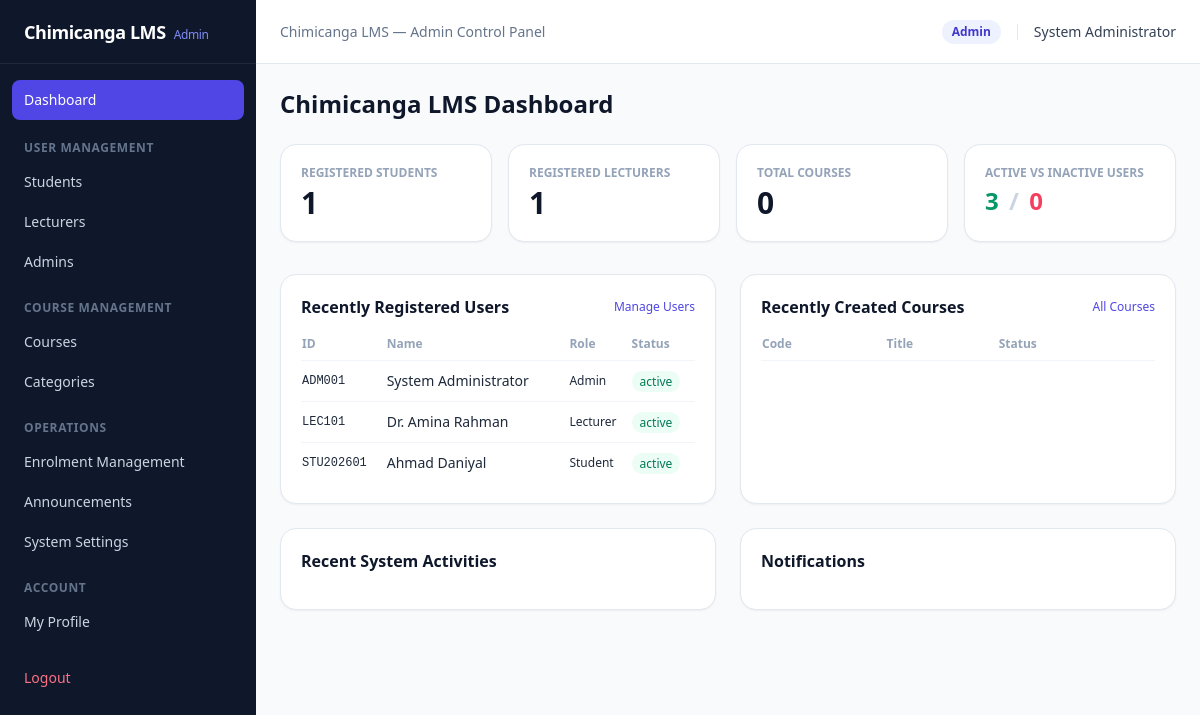
Page /admin/dashboard.php (signed in) on the committed database.
### tables this page shows
CREATE TABLE `system_settings` (
  `setting_key` VARCHAR(60) PRIMARY KEY,
  `setting_value` TEXT NOT NULL,
  `updated_at` TIMESTAMP DEFAULT CURRENT_TIMESTAMP ON UPDATE CURRENT_TIMESTAMP
);

CREATE TABLE `users` (
  `user_id` INT UNSIGNED AUTO_INCREMENT PRIMARY KEY,
  `staff_student_id` VARCHAR(30) NOT NULL UNIQUE,
  `full_name` VARCHAR(120) NOT NULL,
  `email` VARCHAR(150) NOT NULL UNIQUE,
  `password_hash` VARCHAR(255) NOT NULL,
  `role` ENUM('admin', 'lecturer', 'student') NOT NULL DEFAULT 'student',
  `department` VARCHAR(100) NULL,
  `phone` VARCHAR(30) NULL,
  `profile_photo` VARCHAR(255) NULL,
  `status` ENUM('active', 'inactive') NOT NULL DEFAULT 'active',
  `must_change_password` TINYINT(1) NOT NULL DEFAULT 0,
  `created_at` TIMESTAMP DEFAULT CURRENT_TIMESTAMP
);

### includes/auth_guard.php (called while the page is built, shortened)
<?php
require_once __DIR__ . '/../config/db.php';
$isInSubfolder = (basename(dirname($_SERVER['SCRIPT_FILENAME'])) === 'admin' || basename(dirname($_SERVER['SCRIPT_FILENAME'])) === 'actions');
$basePrefix = $isInSubfolder ? '../' : '';
$stmt = $pdo->prepare("SELECT * FROM users WHERE user_id = ? AND status = 'active'");
$stmt->execute([$_SESSION['user_id']]);
$currentUser = $stmt->fetch();
$lmsName = getSetting($pdo, 'lms_name', 'Chimicanga LMS');
function getRoleHome(string $role, string $prefix = ''): string {
    return match ($role) {
        'admin'    => "{$prefix}admin/dashboard.php",
        'lecturer' => "{$prefix}index.php",
        default    => "{$prefix}index.php",
    };
}

### config/db.php (called while the page is built, shortened)
<?php
function getSetting(PDO $pdo, string $key, string $default = ''): string {
    $stmt = $pdo->prepare("SELECT setting_value FROM system_settings WHERE setting_key = ?");
    $stmt->execute([$key]);
    $val = $stmt->fetchColumn();
    return $val !== false ? (string)$val : $default;
}

### admin/dashboard.php (the view, shortened to what this page needs)
<?php
require_once __DIR__ . '/../includes/header.php';
$totalStudents  = (int) $pdo->query("SELECT COUNT(*) FROM users WHERE role = 'student'")->fetchColumn();
$totalLecturers = (int) $pdo->query("SELECT COUNT(*) FROM users WHERE role = 'lecturer'")->fetchColumn();
$totalCourses   = (int) $pdo->query("SELECT COUNT(*) FROM courses")->fetchColumn();
$activeUsers    = (int) $pdo->query("SELECT COUNT(*) FROM users WHERE status = 'active'")->fetchColumn();
$inactiveUsers  = (int) $pdo->query("SELECT COUNT(*) FROM users WHERE status = 'inactive'")->fetchColumn();
$recentUsers   = $pdo->query("SELECT staff_student_id, full_name, role, status, created_at FROM users ORDER BY created_at DESC LIMIT 5")->fetchAll();
?>
<h1 class="text-2xl font-bold text-slate-900 mb-6"><?= htmlspecialchars($lmsName) ?> Dashboard</h1>
<div class="grid grid-cols-1 sm:grid-cols-2 lg:grid-cols-4 gap-4 mb-8">
    <div class="bg-white p-5 rounded-2xl border border-slate-200 shadow-sm">
        <div class="text-xs font-semibold uppercase text-slate-400">Registered Students</div>
        <div class="text-3xl font-bold text-slate-900 mt-1"><?= $totalStudents ?></div>
    </div>
    <div class="bg-white p-5 rounded-2xl border border-slate-200 shadow-sm">
        <div class="text-xs font-semibold uppercase text-slate-400">Registered Lecturers</div>
        <div class="text-3xl font-bold text-slate-900 mt-1"><?= $totalLecturers ?></div>
    </div>
    <div class="bg-white p-5 rounded-2xl border border-slate-200 shadow-sm">
        <div class="text-xs font-semibold uppercase text-slate-400">Total Courses</div>
        <div class="text-3xl font-bold text-slate-900 mt-1"><?= $totalCourses ?></div>
    </div>
    <div class="bg-white p-5 rounded-2xl border border-slate-200 shadow-sm">
        <div class="text-xs font-semibold uppercase text-slate-400">Active vs Inactive Users</div>
        <div class="text-2xl font-bold mt-1">
            <span class="text-emerald-600"><?= $activeUsers ?></span>
            <span class="text-slate-300 mx-1">/</span>
            <span class="text-rose-500"><?= $inactiveUsers ?></span>
        </div>
    </div>
</div>
<div class="grid grid-cols-1 lg:grid-cols-2 gap-6 mb-6">
    <div class="bg-white rounded-2xl border border-slate-200 p-5 shadow-sm">
        <div class="flex justify-between items-center mb-4">
            <h2 class="text-base font-bold text-slate-900">Recently Registered Users</h2>
            <a href="students.php" class="text-xs text-indigo-600 hover:underline">Manage Users</a>
        </div>
        <table class="w-full text-left text-sm">
            <thead>
                <tr class="border-b border-slate-100 text-xs text-slate-400">
                    <th class="pb-2">ID</th>
                    <th class="pb-2">Name</th>
                    <th class="pb-2">Role</th>
                    <th class="pb-2">Status</th>
                </tr>
            </thead>
            <tbody class="divide-y divide-slate-100">
                <?php foreach ($recentUsers as $u): ?>
                    <tr>
                        <td class="py-2.5 font-mono text-xs"><?= htmlspecialchars($u['staff_student_id']) ?></td>
                        <td class="py-2.5 font-medium"><?= htmlspecialchars($u['full_name']) ?></td>
                        <td class="py-2.5 capitalize text-xs"><?= htmlspecialchars($u['role']) ?></td>
                        <td class="py-2.5">
                            <span class="px-2 py-0.5 rounded-full text-xs font-medium <?= $u['status'] === 'active' ? 'bg-emerald-50 text-emerald-700' : 'bg-rose-50 text-rose-700' ?>">
                                <?= htmlspecialchars($u['status']) ?>
                            </span>
                        </td>
                    </tr>
                <?php endforeach; ?>
            </tbody>
        </table>
    </div>
    <div class="bg-white rounded-2xl border border-slate-200 p-5 shadow-sm">
        <div class="flex justify-between items-center mb-4">
            <h2 class="text-base font-bold text-slate-900">Recently Created Courses</h2>
            <a href="courses.php" class="text-xs text-indigo-600 hover:underline">All Courses</a>
        </div>
        <table class="w-full text-left text-sm">
            <thead>
                <tr class="border-b border-slate-100 text-xs text-slate-400">
                    <th class="pb-2">Code</th>
                    <th class="pb-2">Title</th>
                    <th class="pb-2">Status</th>
                </tr>
            </thead>
        </table>
    </div>
</div>
<div class="grid grid-cols-1 lg:grid-cols-2 gap-6" id="notifications">
    <div class="bg-white rounded-2xl border border-slate-200 p-5 shadow-sm">
        <h2 class="text-base font-bold text-slate-900 mb-4">Recent System Activities</h2>
    </div>
    <div class="bg-white rounded-2xl border border-slate-200 p-5 shadow-sm">
        <h2 class="text-base font-bold text-slate-900 mb-4">Notifications</h2>
    </div>
</div>
<?php require_once __DIR__ . '/../includes/footer.php'; ?>

### includes/header.php (shortened to what this page needs)
<?php
require_once __DIR__ . '/auth_guard.php';
$currentPage = basename($_SERVER['PHP_SELF']);
$role = $currentUser['role'];
?>
<!DOCTYPE html>
<html lang="en">
<head>
    <script src="https://cdn.tailwindcss.com"></script>
</head>
<body class="bg-slate-50 text-slate-800 min-h-screen flex">
<aside class="w-64 bg-slate-900 text-slate-300 flex flex-col shrink-0 min-h-screen">
    <div class="h-16 px-6 flex items-center border-b border-slate-800">
        <a href="<?= getRoleHome($role, $basePrefix) ?>" class="text-lg font-bold text-white tracking-tight">
            <?= htmlspecialchars($lmsName) ?>
            <span class="text-xs font-normal text-indigo-400 ml-1 capitalize"><?= $role ?></span>
        </a>
    </div>
    <nav class="flex-1 px-3 py-4 space-y-1 text-sm overflow-y-auto">
        <?php if ($role === 'admin'): ?>
            <a href="<?= $basePrefix ?>admin/dashboard.php" class="flex items-center px-3 py-2.5 rounded-lg <?= $currentPage === 'dashboard.php' ? 'bg-indigo-600 text-white font-medium' : 'hover:bg-slate-800 hover:text-white' ?>">
                Dashboard
            </a>
            <div class="pt-4 pb-1 px-3 text-xs font-semibold uppercase tracking-wider text-slate-500">User Management</div>
            <a href="<?= $basePrefix ?>admin/students.php" class="flex items-center px-3 py-2 rounded-lg <?= $currentPage === 'students.php' ? 'bg-indigo-600 text-white font-medium' : 'hover:bg-slate-800 hover:text-white' ?>">Students</a>
            <a href="<?= $basePrefix ?>admin/lecturers.php" class="flex items-center px-3 py-2 rounded-lg <?= $currentPage === 'lecturers.php' ? 'bg-indigo-600 text-white font-medium' : 'hover:bg-slate-800 hover:text-white' ?>">Lecturers</a>
            <a href="<?= $basePrefix ?>admin/admins.php" class="flex items-center px-3 py-2 rounded-lg <?= $currentPage === 'admins.php' ? 'bg-indigo-600 text-white font-medium' : 'hover:bg-slate-800 hover:text-white' ?>">Admins</a>
            <div class="pt-4 pb-1 px-3 text-xs font-semibold uppercase tracking-wider text-slate-500">Course Management</div>
            <a href="<?= $basePrefix ?>admin/courses.php" class="flex items-center px-3 py-2 rounded-lg <?= in_array($currentPage, ['courses.php', 'course_details.php']) ? 'bg-indigo-600 text-white font-medium' : 'hover:bg-slate-800 hover:text-white' ?>">Courses</a>
            <a href="<?= $basePrefix ?>admin/categories.php" class="flex items-center px-3 py-2 rounded-lg <?= $currentPage === 'categories.php' ? 'bg-indigo-600 text-white font-medium' : 'hover:bg-slate-800 hover:text-white' ?>">Categories</a>
            <div class="pt-4 pb-1 px-3 text-xs font-semibold uppercase tracking-wider text-slate-500">Operations</div>
            <a href="<?= $basePrefix ?>admin/enrolments.php" class="flex items-center px-3 py-2 rounded-lg <?= $currentPage === 'enrolments.php' ? 'bg-indigo-600 text-white font-medium' : 'hover:bg-slate-800 hover:text-white' ?>">Enrolment Management</a>
            <a href="<?= $basePrefix ?>admin/announcements.php" class="flex items-center px-3 py-2 rounded-lg <?= $currentPage === 'announcements.php' ? 'bg-indigo-600 text-white font-medium' : 'hover:bg-slate-800 hover:text-white' ?>">Announcements</a>
            <a href="<?= $basePrefix ?>admin/settings.php" class="flex items-center px-3 py-2 rounded-lg <?= $currentPage === 'settings.php' ? 'bg-indigo-600 text-white font-medium' : 'hover:bg-slate-800 hover:text-white' ?>">System Settings</a>
            <div class="pt-4 pb-1 px-3 text-xs font-semibold uppercase tracking-wider text-slate-500">Account</div>
            <a href="<?= $basePrefix ?>admin/profile.php" class="flex items-center px-3 py-2 rounded-lg <?= $currentPage === 'profile.php' ? 'bg-indigo-600 text-white font-medium' : 'hover:bg-slate-800 hover:text-white' ?>">My Profile</a>
        <?php elseif ($role === 'lecturer'): ?>
            <a href="<?= $basePrefix ?>index.php" class="flex items-center px-3 py-2.5 rounded-lg <?= in_array($currentPage, ['index.php', 'course.php']) ? 'bg-indigo-600 text-white font-medium' : 'hover:bg-slate-800 hover:text-white' ?>">
                My Assigned Courses
            </a>
        <?php endif; ?>
        <div class="pt-4">
            <a href="<?= $basePrefix ?>actions/logout.php" class="flex items-center px-3 py-2 rounded-lg text-rose-400 hover:bg-slate-800 hover:text-rose-300">
                Logout
            </a>
        </div>
    </nav>
</aside>
<div class="flex-1 flex flex-col min-w-0">
    <header class="h-16 bg-white border-b border-slate-200 px-6 flex items-center justify-between">
        <div class="text-sm text-slate-500">
            <?= htmlspecialchars($lmsName) ?> &mdash; <span class="capitalize"><?= $role ?></span> Control Panel
        </div>
        <div class="flex items-center gap-4">
            <span class="text-xs px-2.5 py-1 rounded-full bg-indigo-50 text-indigo-700 font-semibold capitalize">
                <?= htmlspecialchars($role) ?>
            </span>
            <span class="text-sm font-medium text-slate-700">
                <?= htmlspecialchars($currentUser['full_name']) ?>
            </span>
        </div>
    </header>
    <main class="p-6 max-w-7xl w-full mx-auto flex-1">

### rows in the picture
system_settings: setting_value "Chimicanga LMS"
users: role "Admin", full_name "System Administrator", staff_student "ADM001", status "active"
users: staff_student "LEC101", full_name "Dr. Amina Rahman", role "Lecturer", status "active"
users: staff_student "STU202601", full_name "Ahmad Daniyal", role "Student", status "active"

### other values in the picture
$totalStudents "1"
$totalLecturers "1"
$totalCourses "0"
$activeUsers "3"
$inactiveUsers "0"
